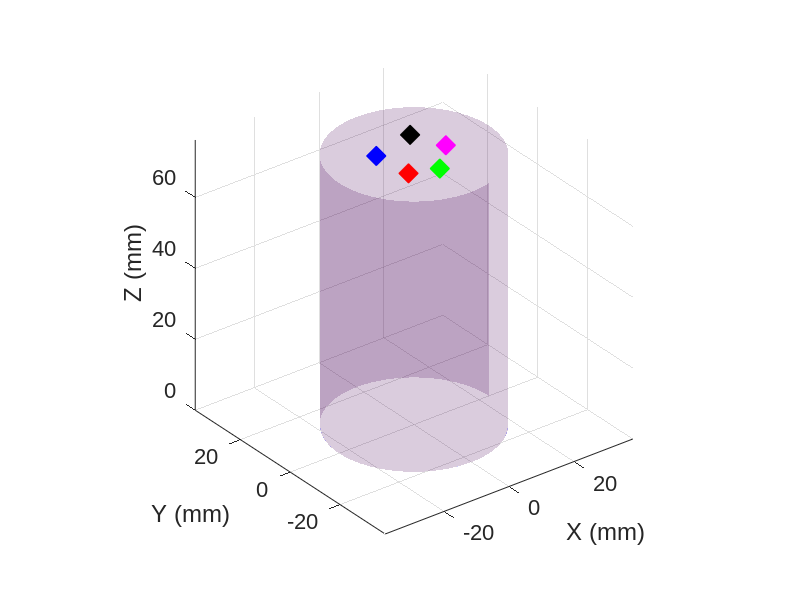

Reproduce this figure in MATLAB. (Note: this script raises an error after producing the figure.)
%% 
% G1: (-6.7159, -6.5545) mm
% G2: ( 0.7749, -9.3313) mm
% G3: (-7.7814,  5.0047) mm
% G4: ( 5.0369,  8.1366) mm
% G5: ( 8.8792, -1.1947) mm

%% plot cylinder
in2mm=25.4;
Diameter = 1.5*in2mm+8; % mm
Length = 3*in2mm; % mm
%sensor_id = 1:8;
Axial = [12/5; 9/5; 6/5; 3/5; 12/5; 9/5; 6/5; 3/5]*in2mm; % mm
Azimuth = [pi/2; pi/4; 0; 7*pi/4; 3*pi/2; 5*pi/4; pi; 3*pi/4];
Axial_d = [12/5; 9/5; 6/5; 3/5; 12/5; 9/5; 6/5; 3/5]*in2mm; % mm
Azimuth_d = [0; 7*pi/4; 3*pi/2; 5*pi/4; pi; 3*pi/4; pi/2; pi/4];
sensor_id = 8:-1:1;
channel_id = 0:7;

Gx=[-6.7159; 0.7749; -7.7814; 5.0369; 8.8792];
Gy=[-6.5545; -9.3313; 5.0047; 8.1366; -1.1947];
Gz=Length*ones(5,1);

figure
R=[Diameter/2 Diameter/2];
x0=0; y0=0; z0=0;
N=100;
[X,Y,Z] = cylinder(R,N);
testsubjectO = surf(X+x0,Y+y0,Z*Length+z0);
set(testsubjectO,'FaceAlpha',0.2,'EdgeColor','red','EdgeAlpha',0,'DiffuseStrength',1,'AmbientStrength',1)
axis equal
set(gca,'fontname','arial','fontsize',16)
xlabel('X (mm)')
ylabel('Y (mm)')
zlabel('Z (mm)')
hold on
hold on
r1=Diameter/2; %inch
theta1=0:pi/18:2*pi;
x1=r1*cos(theta1); y1=r1*sin(theta1);
testsubject3 = patch(x1+x0,y1+y0,0*ones(size(x1)),'b');
set(testsubject3,'FaceAlpha',0.2,'EdgeColor','red','EdgeAlpha',0,'DiffuseStrength',1,'AmbientStrength',1)

color={'r','g','b','k','m'};
for Ge=1:5
    plot3(Gx(Ge),Gy(Ge),Gz(Ge), 'd', 'markersize', 14, 'markerfacecolor',color{Ge},'markeredgecolor',color{Ge})
end

%% First ev of each group
flow=10e3;
fhigh=300e3;
fs=25e6;
[a,b] = butter(2,[flow*2/fs fhigh*2/fs],'bandpass');
t=0:1/fs:1/fs*2500;
for G=10
    figure;
    sig=filtfilt(a,b,ev_wfm{G});
    for ch=0:7  
        subplot(16,1,ch*2+1:ch*2+2)
        plot(t*1e6,sig(:,ch+1)); hold on
        plot([tpt{G}(ch+1,1) tpt{G}(ch+1,1)]*1e6, [-max(abs(sig(:,ch+1))) max(abs(sig(:,ch+1)))],'k')
        if mod(G,2)==1
            theoP=t0_all{G}(1)+sqrt((Gx(ceil(G/2))-xr(ch+1))^2+(Gy(ceil(G/2))-yr(ch+1))^2+(Gz(ceil(G/2))-zr(ch+1))^2)/Vp/1e3;
        else
            theoP=t0_all{G}(1)+sqrt((Gx(ceil(G/2))-xr_d(ch+1))^2+(Gy(ceil(G/2))-yr_d(ch+1))^2+(Gz(ceil(G/2))-zr_d(ch+1))^2)/Vp/1e3;
        end
        plot([theoP theoP]*1e6, [-max(abs(sig(:,ch+1))) max(abs(sig(:,ch+1)))],'r')
        xlim([t(1) t(end)]*1e6)
        if ch==7
            set(gca,'fontsize',14,'fontname','arial')
            xlabel('Time (\musec)')
        else
            set(gca,'fontsize',14,'fontname','arial','xticklabel',[])
        end
        if mod(G,2)==0
            ylabel(['ch ' num2str(ch) '.'])
        else
            ylabel(['ch ' num2str(ch)])
        end
    end
end